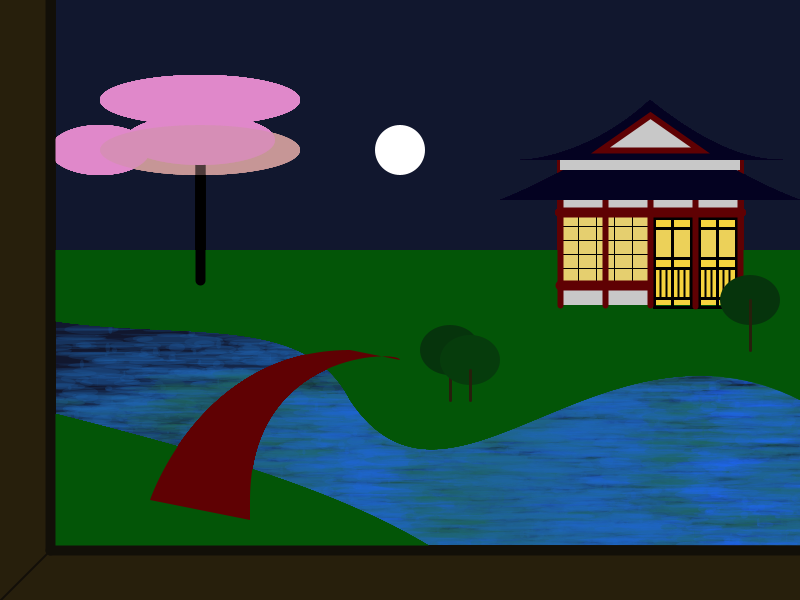
Frame 1 (no input)
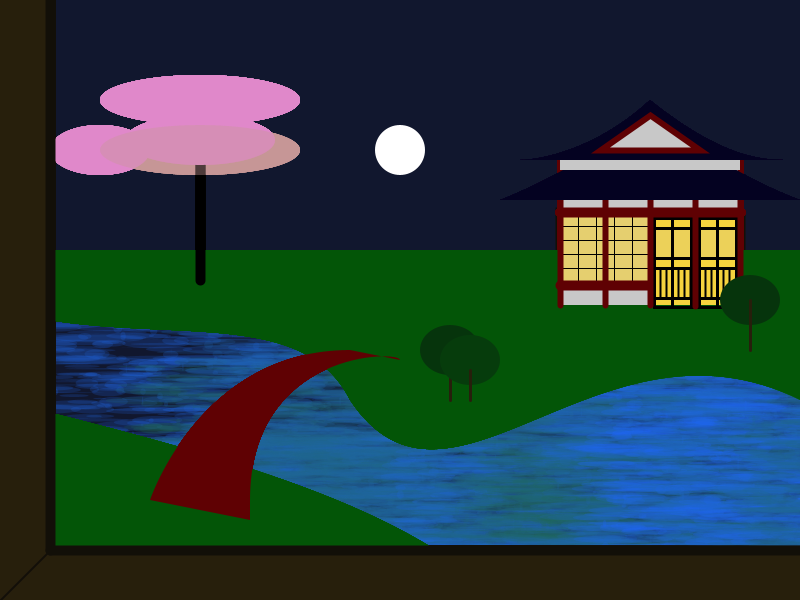
Frame 60 (the mouse pressed at the canvas centre just before this capture)
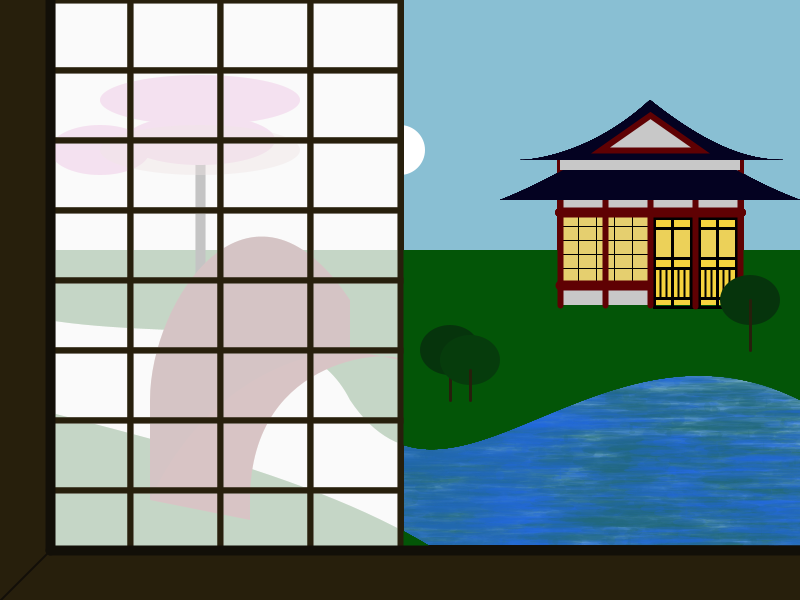
Frame 120 (the mouse held since frame 60 and released just before this capture)

The Processing sketch that drew these frames (run headless with seeded random() and noise(); from frame 60 on, the mouse is pressed at the canvas centre):

// Processing sketch: processing_107430
// ── processing_107430.pde


int i;
int a;


void setup() {

  smooth();
  size(800, 600);
  background(17, 23, 46);
}

void draw() {
  smooth();
  background(0);
  if (mousePressed==true) {
    background(137, 191, 211);
  }
  else {
    background(17, 23, 46);

    if (mousePressed==true) {
      fill(255);
      rect(560, 212, 90, 70); //janela
      rect(650, 215, 90, 90); //porta
    }
    else {
      fill(245, 211, 62);
      rect(560, 212, 90, 70); //janela
      rect(650, 215, 90, 90); //porta
    }
  }
  //lua
  noStroke();
  fill(255);
  ellipse(400, 150, 50, 50);
  //lago--------------------------------------------
  for (int i=0;i<width;i=i+50) {
    lago(i, int(random(150))+300, 300, random(80, 255));
  }
}
void lago(int posX, int posY, int lado, float azul) {
  noStroke();
  fill(30, 100, azul, 50);
  for (int i=0; i<1000; i++)//folhas pequenas
    ellipse(posX+random(lado), posY+random(lado), random(100), random(10));
  //gramado-----------------------------------------
  noStroke();
  fill(3, 85, 7);
  beginShape();
  vertex(800, 250);
  bezierVertex(800, 250, 0, 250, 0, 250);
  vertex(0, 310);
  bezierVertex(150, 350, 300, 300, 350, 400);
  bezierVertex(450, 550, 600, 300, 800, 400);
  endShape();
  beginShape();
  vertex(0, 400);
  bezierVertex(200, 450, 400, 500, 500, 600);
  vertex(500, 600);
  vertex(0, 600);
  endShape();
  //casa--------------------------------------------
  fill(200);
  rect(560, 165, 180, 140);//casa

  //porta e janelas-acender
  fill(245, 211, 62);
  rect(560, 212, 90, 70); //janela
  rect(650, 215, 90, 90); //porta

  fill(200, 50);
  stroke(0);
  strokeWeight(1);
  rect(650, 228, 90, 30);  //janelinha porta
  rect(560, 212, 90, 70); //janela
  float k = 5 ;
  for (int i=560; i<560+90; i+=90/k)
    for (int j=212; j<212+70; j+=70/k)
      rect(i, j, 90/k, 70/k);

  //detalhes porta
  strokeWeight(3);
  stroke(0);
  noFill();
  rect(654, 218, 82, 89);
  for (float i=654;i<694;i=i+18.5) {
    line(i, 218, i, 307);
  }
  for (float i=699;i<735;i=i+18.5) {
    line(i, 218, i, 307);
  }
  line(650, 228, 740, 228);
  line(650, 258, 740, 258);
  line(650, 268, 740, 268);
  line(650, 298, 740, 298);
  strokeWeight(2);
  for (float i=654;i<694;i=i+6) {
    line(i, 268, i, 297);
  }
  for (float i=699;i<735;i=i+6) {
    line(i, 268, i, 297);
  }
  stroke(95, 1, 3);//vermelho
  strokeWeight(10);
  line(560, 212, 740, 212);
  line(560, 285, 647, 285);
  strokeWeight(6);
  line(560, 160, 560, 305);
  line(605, 160, 605, 305);
  line(650, 160, 650, 305);
  line(695, 160, 695, 306);
  line(740, 160, 740, 305);
  //telhado inferior
  noStroke();
  strokeWeight(1);
  fill(4, 2, 33);
  beginShape();
  vertex(500, 200);
  bezierVertex(500, 200, 606, 160, 650, 100);
  bezierVertex(650, 100, 695, 160, 800, 200);
  endShape();
  //parede entre telhados
  noStroke();
  fill(200);
  rect(560, 160, 180, 10);
  //telhado superior
  fill(4, 2, 33);
  beginShape();
  vertex(525, 160);
  bezierVertex(500, 159, 575, 169, 650, 100);
  bezierVertex(725, 160, 765, 160, 790, 160);
  endShape();
  fill(255);
  strokeWeight(6);
  stroke(95, 1, 3);//vermelho
  fill(200);
  triangle(650, 115, 600, 150, 700, 150); // triangulo do telhado
  // cerejeira
  stroke(0);
  strokeWeight(10);
  line(200, 100, 200, 280);
  noStroke();
  fill(224, 136, 202);
  ellipse(200, 140, 150, 50);
  ellipse(100, 150, 100, 50);
  fill(200, 150, 150, 100);
  ellipse(200, 150, 200, 50);
  fill(224, 136, 202);
  ellipse(200, 100, 200, 50);
  //arbusto 1
  fill(6, 52, 12);
  ellipse(750, 300, 60, 50);//arbusto
  stroke(39, 31, 12);
  strokeWeight(3);
  line(750, 300, 750, 350);//tronco
  //arbusto 2
  noStroke();
  fill(6, 52, 12);
  ellipse(450, 350, 60, 50);//arbusto
  stroke(39, 31, 12);
  strokeWeight(3);
  line(450, 350, 450, 400);//tronco 
    //arbusto 3
  noStroke();
  fill(6, 60, 12);
  ellipse(470, 360, 60, 50);//arbusto
  stroke(39, 31, 12);
  strokeWeight(3);
  line(470, 370, 470, 400);//tronco 
  //ponte
  noStroke();
  fill(95, 1, 3);//vermelho
  beginShape();
  vertex(150, 500);
  bezierVertex(150, 500, 200, 350, 350, 350);
  vertex(350, 350);
  vertex(400, 360);
  bezierVertex(400, 350, 250, 350, 250, 500);
  vertex(250, 520);
  endShape();
  //ponte2
  fill(80, 1, 3);
  if (mouseY>0) {
    if (mouseY<600) {
      beginShape();
      vertex(150, 400);
      bezierVertex(150, mouseY, 250, mouseY/2, 350, 300);
      vertex(350, 350);
      bezierVertex(350, 350, 220, 350, 150, 500);
      vertex(150, 500);
      endShape();
    }
  }
  //cortina
  stroke(39, 31, 12);
  strokeWeight(6);
  fill(250, 200);
  float a= 1 ;
  pushMatrix();
  translate(mouseX-550, 0);
  for (int i=-width; i<500; i+=90/a)
    for (int j=0; j<800; j+=70/a)
      rect(i, j, 90/a, 70/a);
  popMatrix();
   //borda da janela
  fill(39, 31, 12);
  rect(0, 0, 50, 600);
  rect(0, 550, 800, 600);
  stroke(18, 15, 8);
  strokeWeight(2);
  line(50, 550, 0, 600);
  strokeWeight(10);
  stroke(18, 15, 8);
  line(50, 0, 50, 550);
  line(50, 550, 800, 550);
  
   
  }
